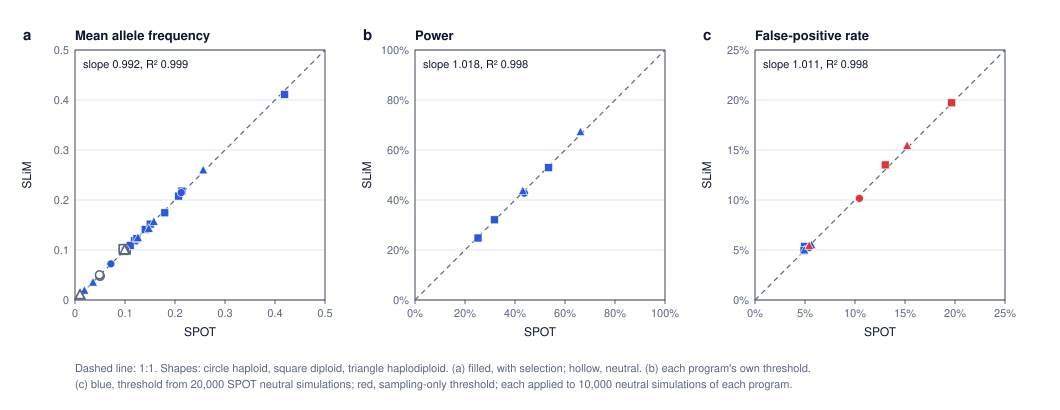

Python code for this plot:
"""Regression of SLiM results on SPOT results (allele frequencies, power, false-positive rates).
Inputs: validation/slim_results.tsv (slim_compare.js), slim_power_v2.tsv and slim_fpr_v2.tsv (slim_compare_v2.js).
Run from the repository root: python3 validation/slim_regression.py
 -> validation/slim_regression.tsv (slope, intercept, R² with 95% confidence intervals) and validation/slim_regression.svg
Ordinary least squares of the SLiM value on the SPOT value; agreement means slope 1, intercept 0."""
import csv, sys, math
sys.path.insert(0, 'validation')
from svgplot import Fig, Ax, COL

rd = lambda f: list(csv.DictReader(open(f), delimiter='\t'))
SH = {'haploid': 'o', 'diploid': 's', 'haplodiploid': '^'}
sysof = lambda name: name.split('_')[0]
T975 = {8: 2.306, 31: 2.040, 4: 2.776}   # Student t quantiles for n - 2 degrees of freedom

def ols(x, y):
    n = len(x); mx, my = sum(x) / n, sum(y) / n
    sxx = sum((a - mx) ** 2 for a in x); sxy = sum((a - mx) * (b - my) for a, b in zip(x, y))
    b = sxy / sxx; a = my - b * mx
    res = [yy - a - b * xx for xx, yy in zip(x, y)]; sse = sum(r * r for r in res); syy = sum((v - my) ** 2 for v in y)
    s2 = sse / (n - 2); t = T975[n - 2]
    seb = math.sqrt(s2 / sxx); sea = math.sqrt(s2 * (1 / n + mx * mx / sxx))
    return dict(n=n, slope=b, slope_lo=b - t * seb, slope_hi=b + t * seb, intercept=a, int_lo=a - t * sea, int_hi=a + t * sea,
                r2=1 - sse / syy, max_abs_residual=max(abs(r) for r in res))

F_ = rd('validation/slim_results.tsv')
fa = [(float(r['mean_spot']), float(r['mean_slim']), sysof(r['scenario']), r['run']) for r in F_]
P_ = rd('validation/slim_power_v2.tsv')
pb = [(float(r['mean_power_spot']), float(r['mean_power_slim']), r['system'], 'selected') for r in P_]
R_ = rd('validation/slim_fpr_v2.tsv')
fc = [(float(r['fpr_spot_threshold_on_spot']), float(r['fpr_spot_threshold_on_slim']), r['system'], 'spot') for r in R_] + \
     [(float(r['fpr_sampling_only_on_spot']), float(r['fpr_sampling_only_on_slim']), r['system'], 'naive') for r in R_]

out = [['panel', 'quantity', 'n', 'slope', 'slope_95lo', 'slope_95hi', 'intercept', 'intercept_95lo', 'intercept_95hi', 'R2', 'max_abs_residual']]
F = Fig(1060, 410)
for k, (data, lim, ticks, title, lab, q) in enumerate([
        (fa, (0, 0.5), [0, .1, .2, .3, .4, .5], 'Mean allele frequency', 'a', 'mean frequency at generations 20, 40, 90 (11 scenarios)'),
        (pb, (0, 1), [0, .2, .4, .6, .8, 1], 'Power', 'b', 'mean power over 20 runs (6 scenarios with selection)'),
        (fc, (0, 0.25), [0, .05, .1, .15, .2, .25], 'False-positive rate', 'c', 'false-positive rate, both thresholds (5 neutral scenarios)')]):
    x, y = [d[0] for d in data], [d[1] for d in data]
    r = ols(x, y)
    out.append([lab, q, r['n']] + [f"{r[c]:.4f}" for c in ('slope', 'slope_lo', 'slope_hi', 'intercept', 'int_lo', 'int_hi', 'r2', 'max_abs_residual')])
    ax = Ax(F, 75 + k * 340, 50, 250, 250, lim, lim, title=title, label=lab)
    fmt = (lambda v: f'{v:.0%}') if lab != 'a' else (lambda v: f'{v:g}')
    ax.frame(ticks, ticks, 'SPOT', 'SLiM', xfmt=fmt, yfmt=fmt)
    ax.line([lim[0], lim[1]], [lim[0], lim[1]], COL['muted'], 1.2, '5 4')
    for xx, yy, s_, g in data:
        col = {'selected': COL['blue'], 'neutral': COL['muted'], 'spot': COL['blue'], 'naive': COL['red']}[g]
        ax.points([xx], [yy], col, SH[s_], 4, g == 'neutral')
    F.text(ax.x + 8, ax.y + 18, f"slope {r['slope']:.3f}, R² {r['r2']:.3f}", 11, 'start', COL['ink'])
F.text(75, 372, 'Dashed line: 1:1. Shapes: circle haploid, square diploid, triangle haplodiploid. (a) filled, with selection; hollow, neutral. '
       '(b) each program\'s own threshold.', 11, color=COL['muted'])
F.text(75, 388, '(c) blue, threshold from 20,000 SPOT neutral simulations; red, sampling-only threshold; each applied to 10,000 neutral simulations of each program.', 11, color=COL['muted'])
print('slim_regression.svg', F.save('validation/slim_regression.svg'))
with open('validation/slim_regression.tsv', 'w') as f: f.write('\n'.join('\t'.join(map(str, r)) for r in out) + '\n')
for r in out: print('\t'.join(map(str, r)))
